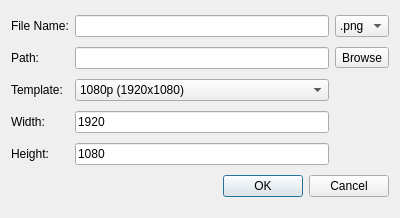
<?xml version="1.0" encoding="UTF-8"?>
<ui version="4.0">
 <class>Dialog</class>
 <widget class="QDialog" name="Dialog">
  <property name="geometry">
   <rect>
    <x>0</x>
    <y>0</y>
    <width>400</width>
    <height>218</height>
   </rect>
  </property>
  <property name="windowTitle">
   <string>Dialog</string>
  </property>
  <layout class="QGridLayout" name="gridLayout">
   <item row="0" column="0">
    <widget class="QLabel" name="label">
     <property name="text">
      <string>File Name:</string>
     </property>
    </widget>
   </item>
   <item row="0" column="1">
    <widget class="QLineEdit" name="lineedit_filename"/>
   </item>
   <item row="2" column="0">
    <widget class="QLabel" name="label_2">
     <property name="text">
      <string>Template:</string>
     </property>
    </widget>
   </item>
   <item row="2" column="1">
    <widget class="QComboBox" name="combobox_template">
     <property name="currentIndex">
      <number>2</number>
     </property>
     <item>
      <property name="text">
       <string/>
      </property>
     </item>
     <item>
      <property name="text">
       <string>4K (3840x2160)</string>
      </property>
     </item>
     <item>
      <property name="text">
       <string>1080p (1920x1080)</string>
      </property>
     </item>
     <item>
      <property name="text">
       <string>720p (1080x720)</string>
      </property>
     </item>
    </widget>
   </item>
   <item row="3" column="1">
    <widget class="LineEdit" name="lineedit_width">
     <property name="text">
      <string>1920</string>
     </property>
    </widget>
   </item>
   <item row="4" column="1">
    <widget class="LineEdit" name="lineedit_height">
     <property name="text">
      <string>1080</string>
     </property>
    </widget>
   </item>
   <item row="6" column="0" colspan="3">
    <widget class="QDialogButtonBox" name="buttonBox">
     <property name="orientation">
      <enum>Qt::Horizontal</enum>
     </property>
     <property name="standardButtons">
      <set>QDialogButtonBox::Cancel|QDialogButtonBox::Ok</set>
     </property>
    </widget>
   </item>
   <item row="3" column="0">
    <widget class="QLabel" name="label_4">
     <property name="text">
      <string>Width:</string>
     </property>
    </widget>
   </item>
   <item row="4" column="0">
    <widget class="QLabel" name="label_3">
     <property name="text">
      <string>Height:</string>
     </property>
    </widget>
   </item>
   <item row="1" column="0">
    <widget class="QLabel" name="label_5">
     <property name="text">
      <string>Path:</string>
     </property>
    </widget>
   </item>
   <item row="1" column="1">
    <widget class="QLineEdit" name="lineedit_path"/>
   </item>
   <item row="1" column="2">
    <widget class="QToolButton" name="toolbutton_browse">
     <property name="text">
      <string>Browse</string>
     </property>
    </widget>
   </item>
   <item row="0" column="2">
    <widget class="QComboBox" name="combobox_ext">
     <item>
      <property name="text">
       <string>.png</string>
      </property>
     </item>
     <item>
      <property name="text">
       <string>.jpg</string>
      </property>
     </item>
     <item>
      <property name="text">
       <string>.ps</string>
      </property>
     </item>
    </widget>
   </item>
  </layout>
 </widget>
 <customwidgets>
  <customwidget>
   <class>LineEdit</class>
   <extends>QLineEdit</extends>
   <header>mfixgui.widgets.base</header>
  </customwidget>
 </customwidgets>
 <resources/>
 <connections>
  <connection>
   <sender>buttonBox</sender>
   <signal>accepted()</signal>
   <receiver>Dialog</receiver>
   <slot>accept()</slot>
   <hints>
    <hint type="sourcelabel">
     <x>248</x>
     <y>254</y>
    </hint>
    <hint type="destinationlabel">
     <x>157</x>
     <y>274</y>
    </hint>
   </hints>
  </connection>
  <connection>
   <sender>buttonBox</sender>
   <signal>rejected()</signal>
   <receiver>Dialog</receiver>
   <slot>reject()</slot>
   <hints>
    <hint type="sourcelabel">
     <x>316</x>
     <y>260</y>
    </hint>
    <hint type="destinationlabel">
     <x>286</x>
     <y>274</y>
    </hint>
   </hints>
  </connection>
 </connections>
</ui>
